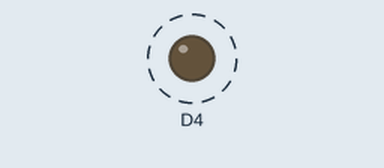
Recording of a sketch running on a simulated ESP8266 (NodeMCU). Shown: output pins drawn as LEDs (lit = HIGH). Dashed ring = blinking. What the sketch prints to the serial monitor is not drawn.

Above: at 0.2 s.
Timing chart, 0 to 3.0 s (numbered marks = the images above):
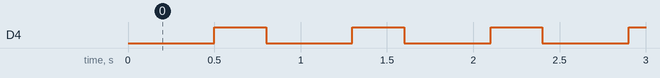

The sketch:

blink.ino
```cpp
#include "Blink.h"

Blink blink(D4);

void setup()
{
  Serial.begin(115200);
  Serial.println("\nBlink Version 1.0 Seok Jin Ha");
}
void loop()
{
  blink.on(500);
  blink.off(300);
}
```

Blink.cpp
```cpp
#include "Arduino.h"
#include "Blink.h"

Blink::Blink(int pin)
{
  pinMode(pin, OUTPUT);
  _pin = pin;
}
void Blink::on(int time)
{
  digitalWrite(_pin,LOW);
  delay(time);
}
void Blink::off(int time)
{
  digitalWrite(_pin,HIGH);
  delay(time);
}
```

Blink.h
```cpp
#include "Arduino.h"

class Blink
{
  public:
    Blink(int pin);
    void on(int time);
    void off(int time);
  private:
    int _pin;
};
```

Measured:
- by itself, D4: alternates HIGH for 0.30 s and LOW for 0.50 s
